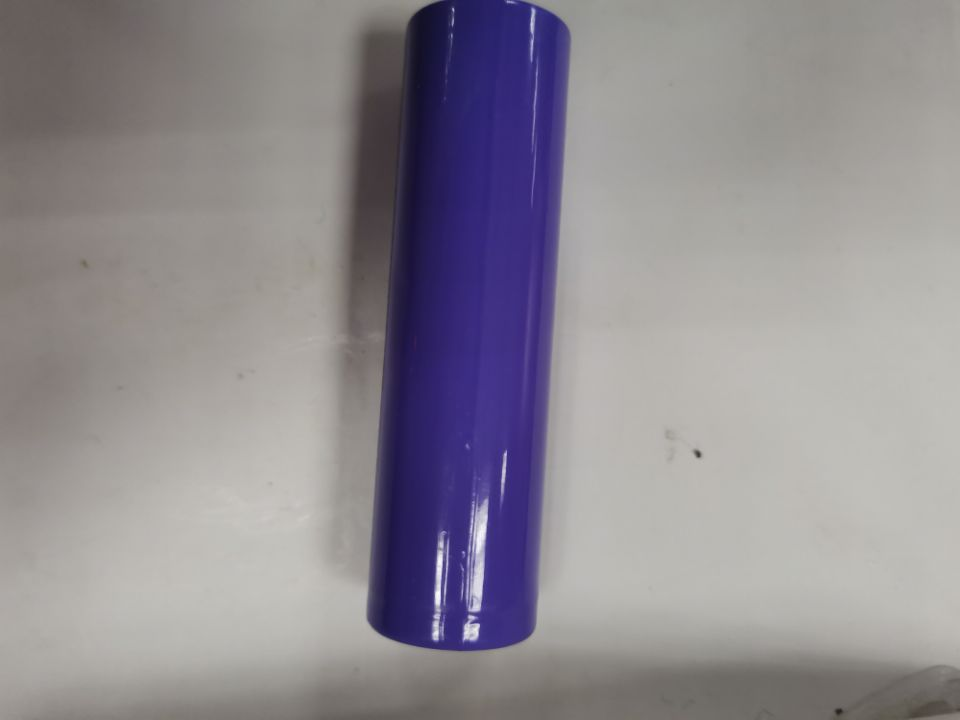
#> input picture dianchi1.jpg, 960 x 720 px
$ python test3.py   (older library calls are emulated)
#> lines starting #> are read from the running program, lines starting #| are printed output that depends on the picture; after the words box and inside, x2 and y2 are one past the last pixel; in counts of white or black regions, pixels touching at a corner belong together
import cv2
import numpy as np


# step1：加载图片，转成灰度图
image = cv2.imread("dianchi1.jpg")
#> image is the input picture: shape (720, 960, 3); mean B, G, R 145.6, 139.1, 143.6
gray = cv2.cvtColor(image, cv2.COLOR_BGR2GRAY)
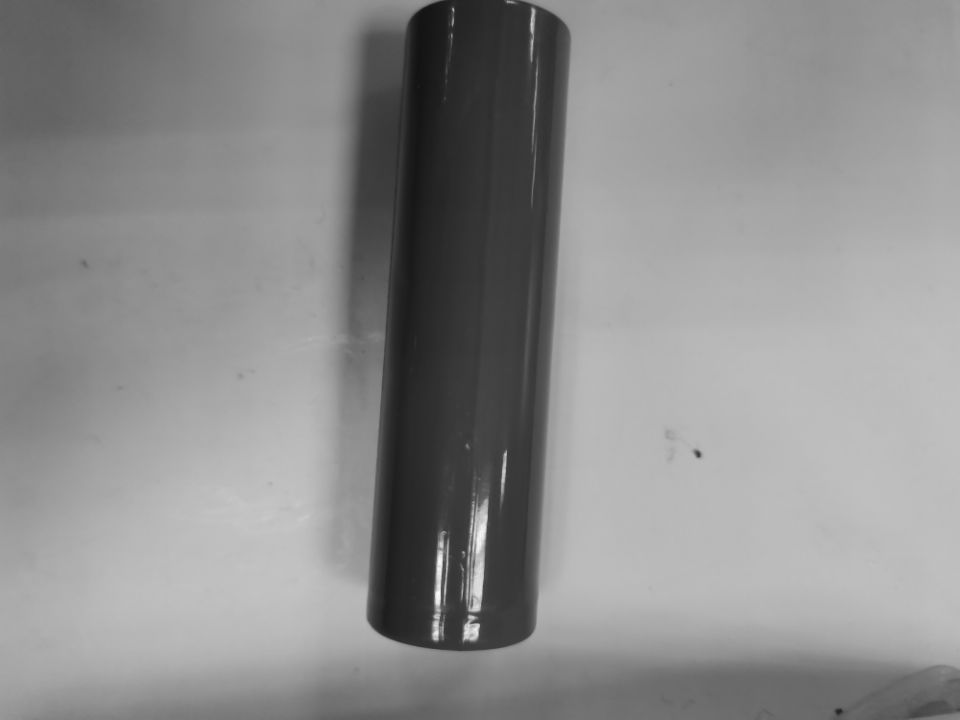
#> gray: shape (720, 960); min 17, max 253, mean 141.1
cv2.imshow("gray", gray)

# step2:用Sobel算子计算x，y方向上的梯度，之后在x方向上减去y方向上的梯度，通过这个减法，我们留下具有高水平梯度和低垂直梯度的图像区域。
gradX = cv2.Sobel(gray, cv2.CV_32F, dx=1, dy=0, ksize=-1)
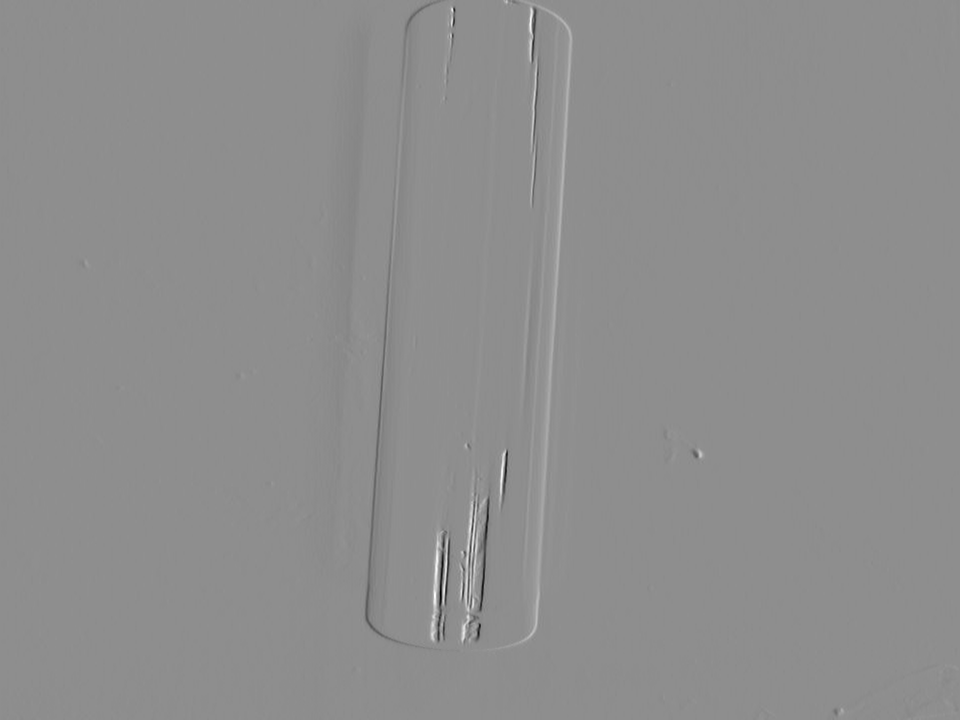
#> gradX: shape (720, 960) float32; min -2692, max 2142, mean 1.3; drawn with min black and max white
gradY = cv2.Sobel(gray, cv2.CV_32F, dx=0, dy=1, ksize=-1)
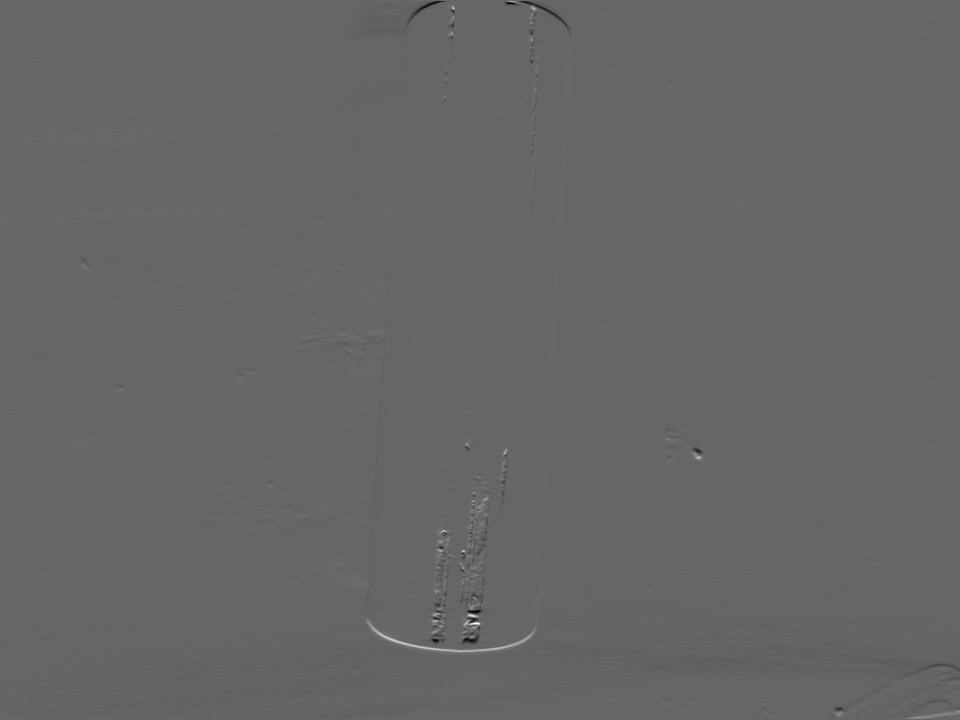
#> gradY: shape (720, 960) float32; min -1422, max 2118, mean -0.7; drawn with min black and max white

# subtract the y-gradient from the x-gradient
gradient = cv2.subtract(gradX, gradY)
gradient = cv2.convertScaleAbs(gradient)
# show image
cv2.imshow("first", gradient)
cv2.waitKey()

# step3：去除图像上的噪声。首先使用低通滤泼器平滑图像（9 x 9内核）,这将有助于平滑图像中的高频噪声。
# 低通滤波器的目标是降低图像的变化率。如将每个像素替换为该像素周围像素的均值。这样就可以平滑并替代那些强度变化明显的区域。
# 然后，对模糊图像二值化。梯度图像中不大于90的任何像素都设置为0（黑色）。 否则，像素设置为255（白色）。
# blur and threshold the image
blurred = cv2.blur(gradient, (9, 9))
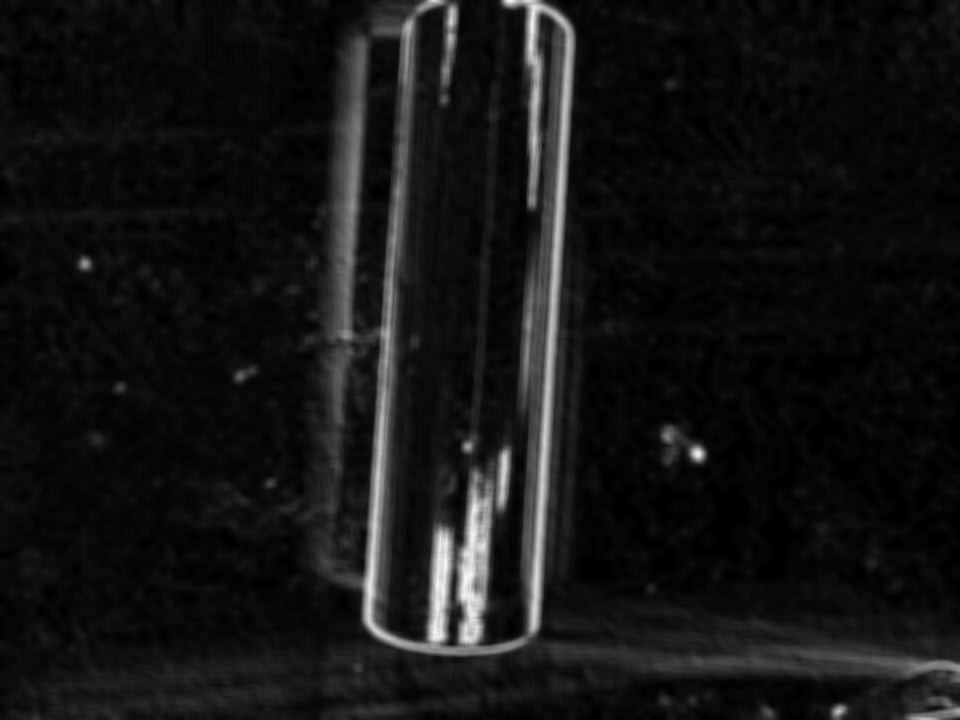
#> blurred: shape (720, 960); min 0, max 250, mean 19.9
_, thresh = cv2.threshold(blurred, 90, 255, cv2.THRESH_BINARY)
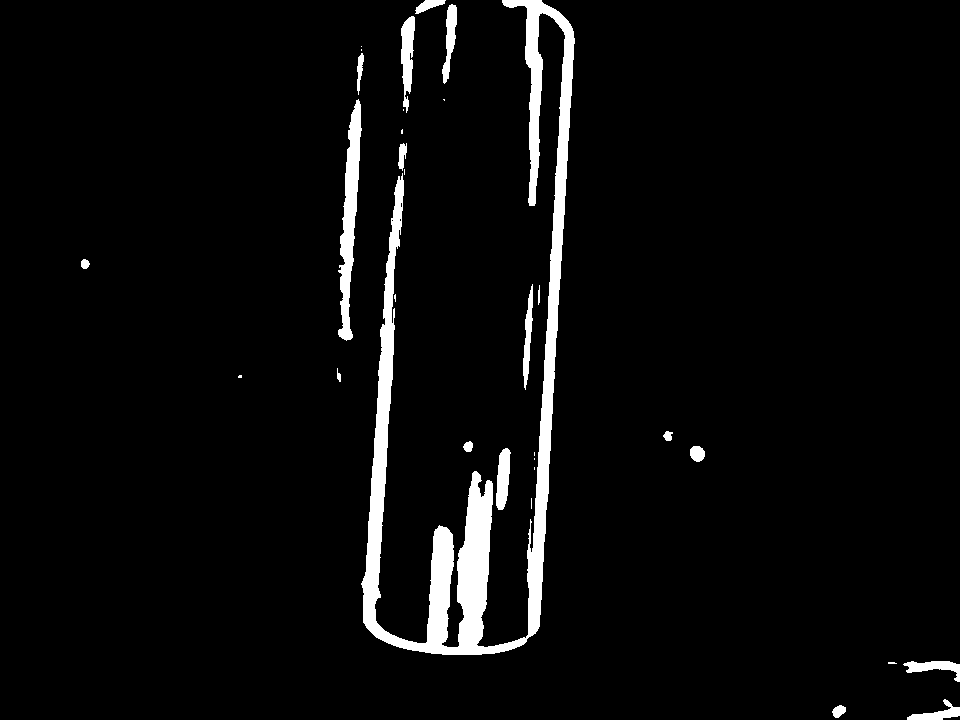
#> thresh: shape (720, 960); 4.5% white; 31 white regions (13 under 20 px), largest, box (x1, y1, x2, y2) and area: (361, 0, 575, 655) 23326, (338, 99, 362, 341) 2651, (401, 16, 415, 113) 852
# SHOW IMAGE
cv2.imshow("thresh", thresh)
cv2.waitKey()

# step4:在上图中我们看到蜜蜂身体区域有很多黑色的空余，我们要用白色填充这些空余，使得后面的程序更容易识别昆虫区域，
# 这需要做一些形态学方面的操作。
kernel = cv2.getStructuringElement(cv2.MORPH_RECT, (25, 25))
closed = cv2.morphologyEx(thresh, cv2.MORPH_CLOSE, kernel)
#> closed: shape (720, 960); 5.9% white; 11 white regions (1 under 20 px), largest, box (x1, y1, x2, y2) and area: (361, 0, 575, 655) 33394, (338, 46, 364, 341) 3078, (888, 661, 960, 720) 1360
# show image
cv2.imshow("closed1", closed)
cv2.waitKey()

# step5:从上图我们发现图像上还有一些小的白色斑点，这会干扰之后的昆虫轮廓的检测，要把它们去掉。分别执行4次形态学腐蚀与膨胀。
# perform a series of erosions and dilations
closed = cv2.erode(closed, None, iterations=4)
#> closed: shape (720, 960); 3.2% white; 11 white regions (3 under 20 px), largest, box (x1, y1, x2, y2) and area: (403, 0, 570, 651) 18127, (367, 282, 391, 627) 1810, (344, 116, 357, 335) 807
closed = cv2.dilate(closed, None, iterations=4)
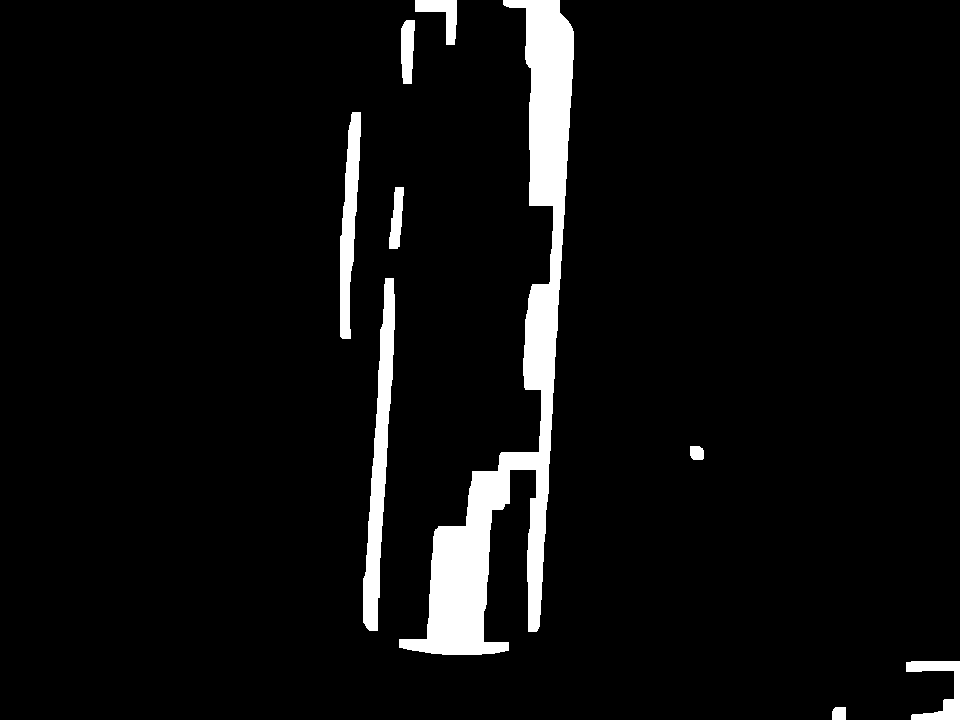
#> closed: shape (720, 960); 5.5% white; 9 white regions
# show image
cv2.imshow("closed2", closed)
cv2.waitKey()

# step6：找出昆虫区域的轮廓。
# cv2.findContours()函数
# 第一个参数是要检索的图片，必须是为二值图，即黑白的（不是灰度图），
# 所以读取的图像要先转成灰度的，再转成二值图，我们在第三步用cv2.threshold()函数已经得到了二值图。
# 第二个参数表示轮廓的检索模式，有四种：
# 1. cv2.RETR_EXTERNAL表示只检测外轮廓
# 2. cv2.RETR_LIST检测的轮廓不建立等级关系
# 3. cv2.RETR_CCOMP建立两个等级的轮廓，上面的一层为外边界，里面的一层为内孔的边界信息。如果内孔内还有一个连通物体，这个物体的边界也在顶层。
# 4. cv2.RETR_TREE建立一个等级树结构的轮廓。
# 第三个参数为轮廓的近似方法
# cv2.CHAIN_APPROX_NONE存储所有的轮廓点，相邻的两个点的像素位置差不超过1，即max（abs（x1-x2），abs（y2-y1））==1
# cv2.CHAIN_APPROX_SIMPLE压缩水平方向，垂直方向，对角线方向的元素，只保留该方向的终点坐标，例如一个矩形轮廓只需4个点来保存轮廓信息

# cv2.findContours()函数返回两个值，一个是轮廓本身，还有一个是每条轮廓对应的属性。
# cv2.findContours()函数返回第一个值是list，list中每个元素都是图像中的一个轮廓，用numpy中的ndarray表示。
# 每一个ndarray里保存的是轮廓上的各个点的坐标。我们把list排序，点最多的那个轮廓就是我们要找的昆虫的轮廓。
x = cv2.findContours(closed.copy(), cv2.RETR_EXTERNAL, cv2.CHAIN_APPROX_SIMPLE)
#> x = 9 contours; largest, box (x1, y1, x2, y2) and area: (399, 0, 574, 655) 25624, (363, 278, 395, 631) 4464, (340, 112, 361, 339) 2500, (906, 661, 960, 720) 1149, (415, 0, 457, 45) 756
# import pdb
# pdb.set_trace()
#> (the run stopped early here; a loop or call above may not have finished)

$ run again, with dianchi3.jpg copied over dianchi1.jpg
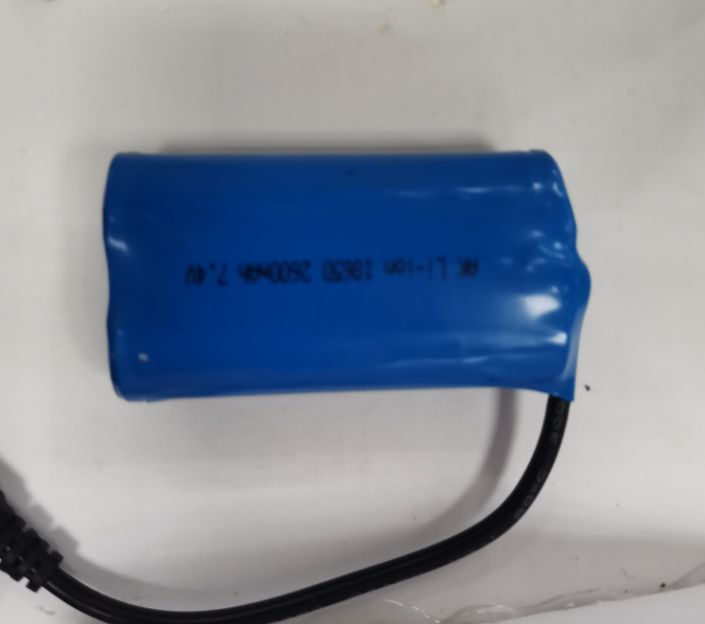
#> input picture dianchi3.jpg, 705 x 624 px
#> image is the input picture: shape (624, 705, 3); mean B, G, R 154.4, 140, 130.6
#> `_, thresh = cv2.threshold(blurred, 90, 255, cv2.THRESH_BINARY)`:
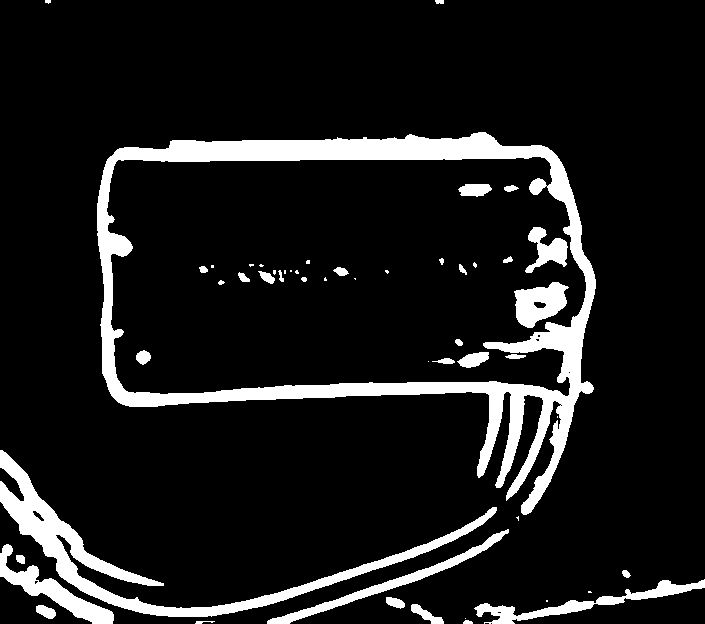
#> thresh: shape (624, 705); 10.7% white; 51 white regions (19 under 20 px), largest, box (x1, y1, x2, y2) and area: (97, 132, 596, 515) 26553, (0, 450, 497, 617) 8839, (0, 544, 114, 624) 2241
#> `closed = cv2.dilate(closed, None, iterations=4)`:
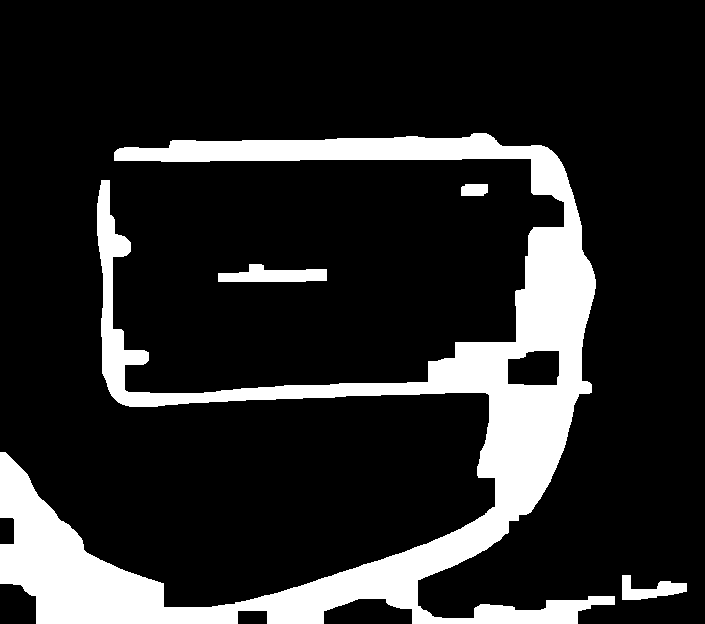
#> closed: shape (624, 705); 16% white; 4 white regions
#> x = 4 contours; box (x1, y1, x2, y2) and area: (0, 133, 615, 624) 67121, (218, 264, 327, 282) 1189, (622, 575, 687, 600) 762, (461, 184, 488, 196) 269
